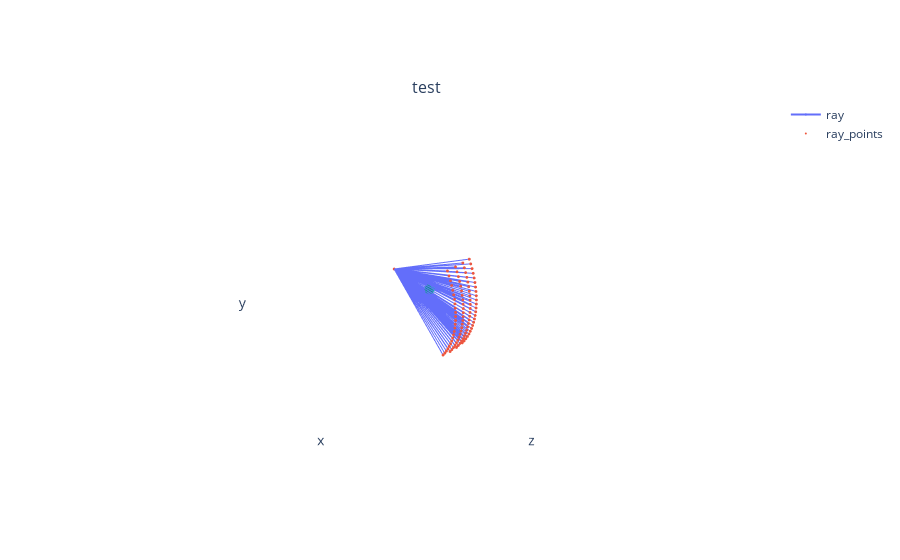

Source (notebook cell):
### Code cell
azimuthal_range = np.arange(-30, 30, 2.5)
polar_range = np.arange(80, 100, 5.0)

light_directions = []
for azimuthal_angle in azimuthal_range:
    for polar_angle in polar_range:
        azimuthal_angle_rad = np.radians(azimuthal_angle)
        polar_angle_rad = np.radians(polar_angle)

        x = np.sin(polar_angle_rad) * np.cos(azimuthal_angle_rad)
        y = np.sin(polar_angle_rad) * np.sin(azimuthal_angle_rad)
        z = np.cos(polar_angle_rad)

        light_directions.append([x, y, z])

light_directions = np.array(light_directions, dtype=np.float32)
origins = np.zeros_like(light_directions, dtype=np.float32)
lengths = np.ones([light_directions.shape[0], 2],
                  dtype=np.float32) * np.array([0.0, 20.0])
xys = np.zeros([light_directions.shape[0], 2], dtype=np.float32)

origins = torch.from_numpy(origins)
light_directions = torch.from_numpy(light_directions)
lengths = torch.from_numpy(lengths)
xys = torch.from_numpy(xys)

print(f"light_directions: {light_directions.shape}")

ray_bundle = RayBundle(origins=origins,
                       lengths=lengths,
                       xys=xys,
                       directions=light_directions)

plot_scene({
    "test": {"ray": ray_bundle,
             "object": obj},
},
    raybundle_ray_line_width=2.0,
    )

### Figure 1 — Plotly figure (JSON) as saved in the notebook; plotly's stock layout.template omitted (floating-point values rounded to 4 significant figures; data arrays with more than 128 entries replaced by an {"elided": "..."} marker saying what was removed)
{"data": [{"line": {"width": 2}, "marker": {"size": 0.1}, "name": "ray", "scene": "scene", "type": "scatter3d", "x": {"elided": "289 float values"}, "y": {"elided": "289 float values"}, "z": {"elided": "289 float values"}}, {"marker": {"size": 1}, "mode": "markers", "name": "ray_points", "scene": "scene", "type": "scatter3d", "x": {"elided": "192 float values"}, "y": {"elided": "192 float values"}, "z": {"elided": "192 float values"}}, {"i": [0, 0, 0, 0, 0, 1, 5, 11, 10, 7, 3, 3, 3, 3, 3, 4, 2, 6, 8, 9, 11, 5, 1, 7, 10, 5, 11, 10, 7, 1, 9, 4, 2, 6, 8, 9, 4, 2, 6, 8, 5, 1, 7, 10, 11, 9, 4, 2, 6, 8, 4, 2, 6, 8, 9, 5, 11, 10, 7, 1, 34, 17, 18, 39, 41, 33, 32, 24, 35, 19, 31, 22, 23, 36, 40, 33, 32, 24, 35, 19], "j": [16, 13, 12, 14, 15, 17, 34, 41, 39, 18, 29, 26, 21, 27, 28, 31, 22, 23, 36, 40, 34, 17, 18, 39, 41, 33, 32, 24, 35, 19, 31, 22, 23, 36, 40, 33, 32, 24, 35, 19, 13, 12, 14, 15, 16, 20, 30, 25, 37, 38, 26, 21, 27, 28, 29, 30, 25, 37, 38, 20, 13, 12, 14, 15, 16, 20, 30, 25, 37, 38, 26, 21, 27, 28, 29, 30, 25, 37, 38, 20], "k": [13, 12, 14, 15, 16, 20, 30, 25, 37, 38, 26, 21, 27, 28, 29, 30, 25, 37, 38, 20, 16, 13, 12, 14, 15, 17, 34, 41, 39, 18, 29, 26, 21, 27, 28, 31, 22, 23, 36, 40, 34, 17, 18, 39, 41, 33, 32, 24, 35, 19, 31, 22, 23, 36, 40, 33, 32, 24, 35, 19, 16, 13, 12, 14, 15, 17, 34, 41, 39, 18, 29, 26, 21, 27, 28, 31, 22, 23, 36, 40], "lighting": {"ambient": 0.8, "diffuse": 1, "facenormalsepsilon": 1e-06, "fresnel": 0, "roughness": 0.5, "specular": 0, "vertexnormalsepsilon": 1e-12}, "name": "object", "scene": "scene", "type": "mesh3d", "x": [9.474, 10.53, 9.474, 10.53, 10, 10, 10, 10, 10.85, 10.85, 9.149, 9.149, 10, 9.691, 9.691, 9.191, 9.191, 10.31, 10.31, 10.81, 10.81, 10, 9.691, 9.691, 9.191, 9.191, 10.31, 10.31, 10.81, 10.81, 10, 10.5, 9.5, 10.5, 9.5, 10, 10.5, 9.5, 10.5, 9.5, 11, 9], "y": [0.8507, 0.8507, -0.8507, -0.8507, -0.5257, 0.5257, -0.5257, 0.5257, 0, 0, 0, 0, 1, 0.809, 0.809, 0.5, 0.5, 0.809, 0.809, 0.5, 0.5, -1, -0.809, -0.809, -0.5, -0.5, -0.809, -0.809, -0.5, -0.5, 0, -0.309, -0.309, 0.309, 0.309, 0, -0.309, -0.309, 0.309, 0.309, 0, 0], "z": [0, 0, 0, 0, 0.8507, 0.8507, -0.8507, -0.8507, -0.5257, 0.5257, -0.5257, 0.5257, 0, 0.5, -0.5, -0.309, 0.309, 0.5, -0.5, -0.309, 0.309, 0, 0.5, -0.5, -0.309, 0.309, 0.5, -0.5, -0.309, 0.309, 1, 0.809, 0.809, 0.809, 0.809, -1, -0.809, -0.809, -0.809, -0.809, 0, 0]}], "layout": {"annotations": [{"font": {"size": 16}, "showarrow": false, "text": "test", "x": 0.5, "xanchor": "center", "xref": "paper", "y": 1, "yanchor": "bottom", "yref": "paper"}], "scene": {"aspectmode": "cube", "camera": {"up": {"x": 0, "y": 1, "z": 0}}, "domain": {"x": [0, 1], "y": [0, 1]}, "xaxis": {"backgroundcolor": "#fff", "range": [-10.51, 29.49], "showaxeslabels": false, "showgrid": false, "showline": false, "showticklabels": false, "ticks": "", "zeroline": false}, "yaxis": {"backgroundcolor": "#fff", "range": [-20.21, 19.79], "showaxeslabels": false, "showgrid": false, "showline": false, "showticklabels": false, "ticks": "", "zeroline": false}, "zaxis": {"backgroundcolor": "#fff", "range": [-19.57, 20.43], "showaxeslabels": false, "showgrid": false, "showline": false, "showticklabels": false, "ticks": "", "zeroline": false}}}}
